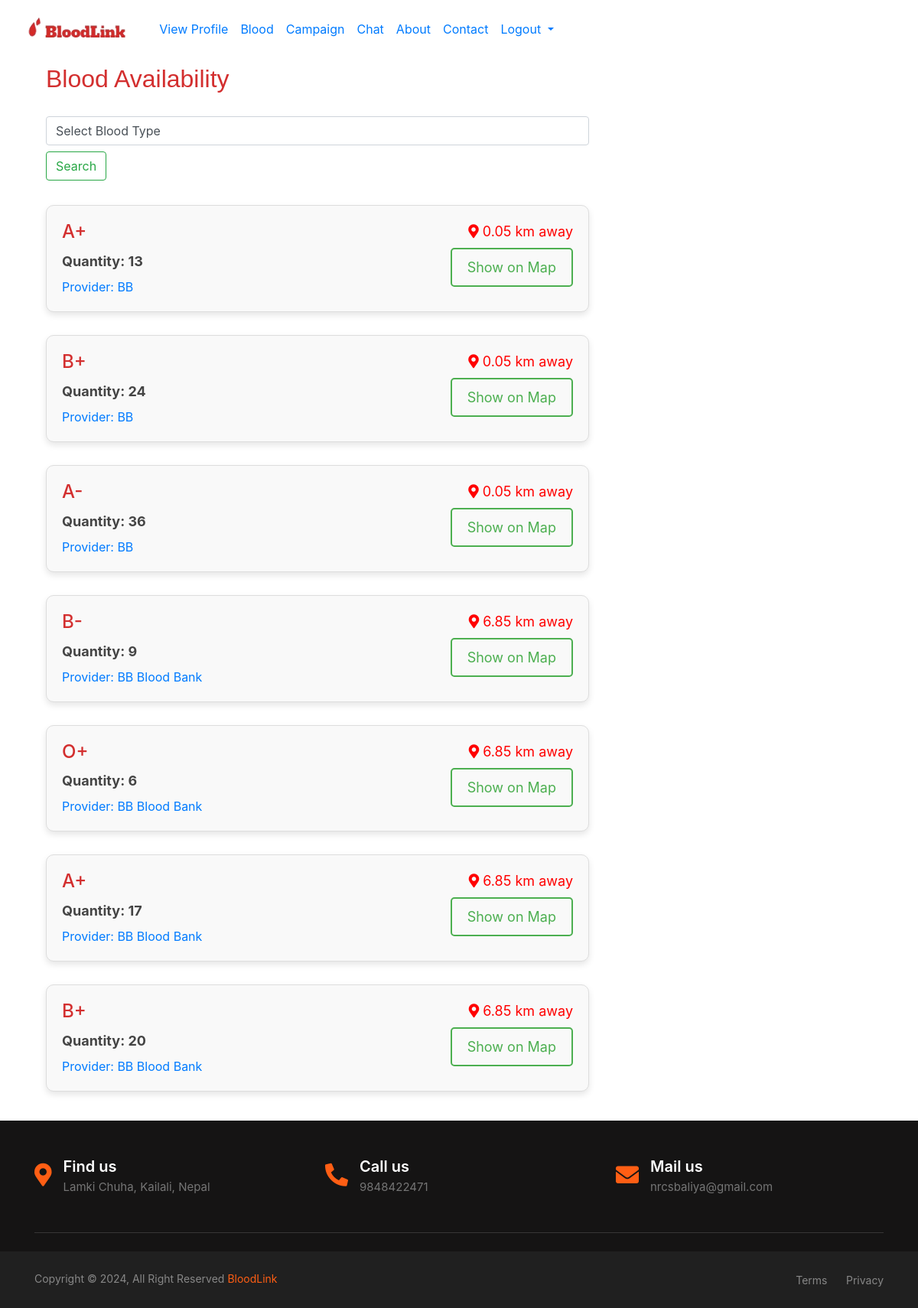
Page /view_availablity/ (signed in) on the committed database.
### bloodbank/models.py (models this page shows, shortened)
class Blood(models.Model):
    provider = models.ForeignKey(BloodBank, on_delete=models.CASCADE)
    name =models.CharField(max_length=15)
    qty = models.IntegerField()

class BloodBank(models.Model):
    user=models.OneToOneField(User,on_delete=models.CASCADE)
    name = models.CharField(max_length=30, null=True, blank=True)
    address = models.CharField(max_length=30, null=True, blank=True)
    facebook = models.URLField(max_length=300,null=True, blank=True)
    insta = models.URLField(max_length=300,null=True, blank=True)
    twitter = models.URLField(max_length=300,null=True, blank=True)
    website = models.URLField(max_length=300,null=True, blank=True)
    email = models.CharField(max_length=300,null=True, blank=True)
    phone = models.CharField(max_length=300,null=True, blank=True)
    number = models.CharField(max_length=300,null=True, blank=True)
    latitude = models.FloatField(null=True, blank=True)
    longitude = models.FloatField(null=True, blank=True)

### bloodbank/profile.py (the view)
# urls.py: path('view_availablity/', profile.view_availablity, name='view_availablity'),
def view_availablity(request):
    bloods = Blood.objects.all()
    temp = get_blood_data(request, bloods)
    context = {"my_data": temp}
    return render(request, "profile/bloods.html", context)

### bloodbank/profile.py (called while the page is built)
def calculate_distance(lat1, lon1, lat2, lon2):
    lat1 = radians(lat1)
    lon1 = radians(lon1)
    lat2 = radians(lat2)
    lon2 = radians(lon2)
    dlon = lon2 - lon1
    dlat = lat2 - lat1
    a = sin(dlat / 2)**2 + cos(lat1) * cos(lat2) * sin(dlon / 2)**2
    c = 2 * atan2(sqrt(a), sqrt(1 - a))
    distance = round(6371 * c, 2)  # Radius of Earth in kilometers
    return distance

def get_blood_data(request, blood_queryset):
    user = request.user
    profile = Profile.objects.get(user=user)
    temp = []
    for blood in blood_queryset:
        distance = calculate_distance(
            blood.provider.latitude,
            blood.provider.longitude,
            profile.latitude,
            profile.longitude
        )
        temp.append({'blood': blood, 'distance': distance})
    temp = sorted(temp, key=lambda x: x['distance'])
    return temp

### templates/profile/bloods.html (shortened to what this page needs)
{% extends 'base.html' %}
{% block body %}
<div class="container">
  <div class="row">
    <div class="col-md-8">
        <h2 style="font-family: 'Arial Black', sans-serif; color: #d32f2f; margin-bottom: 30px;">Blood Availability</h2>
        <div class="search-area mb-4">
            <form action="{% url 'blood_search' %}" method="GET">
                <select name="blood_type" type="search" class="form-control rounded" placeholder="Search" aria-label="Search" aria-describedby="search-addon">
                    <option value="">Select Blood Type</option>
                </select>
                <button class="btn btn-outline-success my-2" type="submit">Search</button>
            </form>
        </div>
        <div class="bloods-container">
            {% for data in my_data %}
            <div class="blood-card">
                <div class="info-container">
                    <h3>{{ data.blood.name }}</h3>
                    <p style="font-weight: bold;">Quantity: {{ data.blood.qty }}</p>
                    <a href="{% url 'provider_profile_availa' data.blood.provider.id %}">Provider: {{ data.blood.provider.name }}</a>
                </div>
                <div class="button-container">
                    <p class="distance" style="color:red;"><i class="fas fa-map-marker-alt"></i> {{data.distance}} km away</p>
                    <button class="btn-show-map" onclick="showOnMap({{ data.blood.provider.latitude }}, {{ data.blood.provider.longitude }})">
                        Show on Map
                    </button>
                </div>
            </div>
            {% endfor %}
        </div>
    </div>
  </div>
</div>
{% endblock body %}

### templates/footer.html (style rules this page uses)
:root { --primary-color:#ff5e14; --bg-color:#151414; --light-black:#373636; --light-black-2:#2e2e2e; --light-black-3:#202020; --white-color:#fff; --dark-gray:#757575; --dark-gray-2:#7e7e7e; --dark-gray-3:#878787; --facebook:#3b5998; --twitter:#55acee; --instagram:#e93b81; }

### rows in the picture
Blood: blood.name "A+", blood.qty "13", blood.provider.name "BB", distance "0.05"
Blood: blood.name "B+", blood.qty "24", blood.provider.name "BB", distance "0.05"
Blood: blood.name "A-", blood.qty "36", blood.provider.name "BB", distance "0.05"
Blood: blood.name "B-", blood.qty "9", blood.provider.name "BB Blood Bank", distance "6.85"
Blood: blood.name "O+", blood.qty "6", blood.provider.name "BB Blood Bank", distance "6.85"
Blood: blood.name "A+", blood.qty "17", blood.provider.name "BB Blood Bank", distance "6.85"
Blood: blood.name "B+", blood.qty "20", blood.provider.name "BB Blood Bank", distance "6.85"
